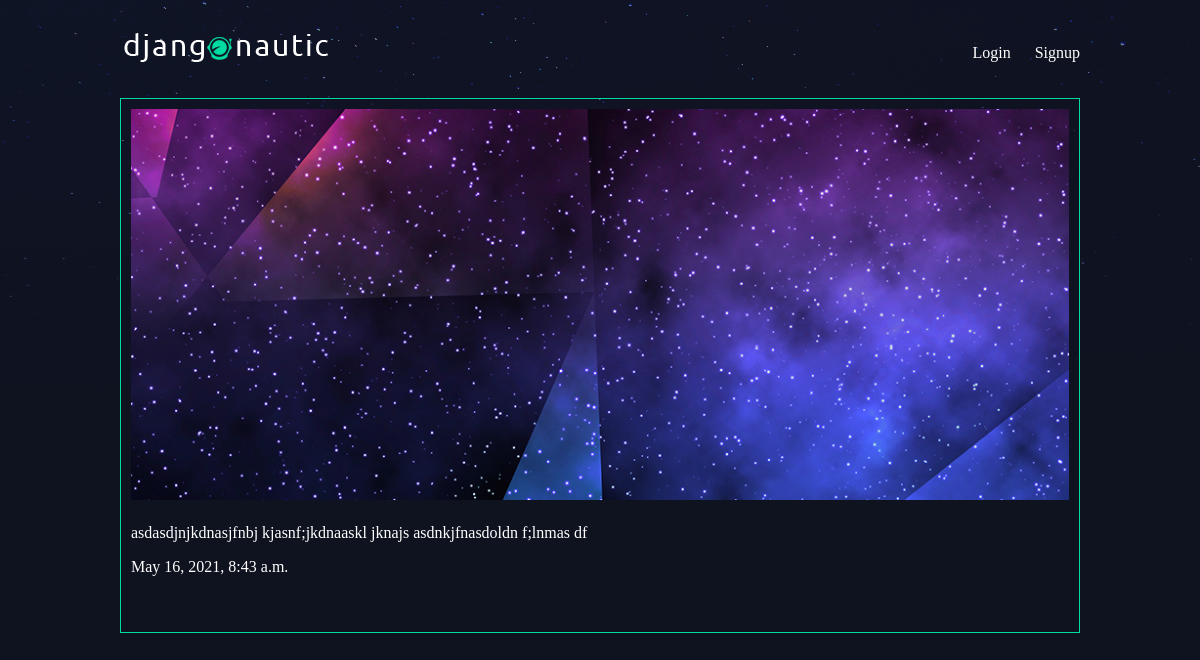
/articles/article/ce-faci, run on the app's committed database.
### articles/models.py (models this page shows, shortened)
class Article(models.Model):
    title = models.CharField(max_length=100)
    slug = models.SlugField()
    body = models.TextField()
    date = models.DateTimeField(auto_now_add=True)
    thumb = models.ImageField(default='default.png',blank=True)
    author = models.ForeignKey(User, default=None, on_delete=models.CASCADE)

### articles/views.py (the view)
# urls.py: path('article/<slug:slug>', views.article_details, name = 'detail'),
def article_details(request,slug):
    article = Article.objects.get(slug=slug)
    return render(request,'articles/article_detail.html',{'article':article})

### articles/templates/articles/article_detail.html (shortened to what this page needs)
{% extends 'base_layout.html' %}
{% block content %}
<div class="article-detail">
    <div class="article">
        {% if article.thumb %}
        <img src="{{article.thumb.url}}" />
        {% endif %}
        <p>{{article.body}}</p>
        <p>{{article.date}}</p>
    </div>
</div>
{% endblock %}

### assets/styles.css (style rules this page uses)
body { background-color: #0f121f; background-image: url(/static/stars.png); background-repeat: repeat-x; color: #fff; }
.article { padding: 10px; border: 1px solid #00dba0; position:relative; padding-bottom:40px; }
.article-detail .article img { max-width:100%; }
.article-detail .article p { text-align:10px 20px; }

### data on the page
Article: thumb (picture), body "asdasdjnjkdnasjfnbj kjasnf;jkdnaaskl jknajs asdnkjfnasdoldn f;lnmas df", date "May 16, 2021, 8:43 a.m."
